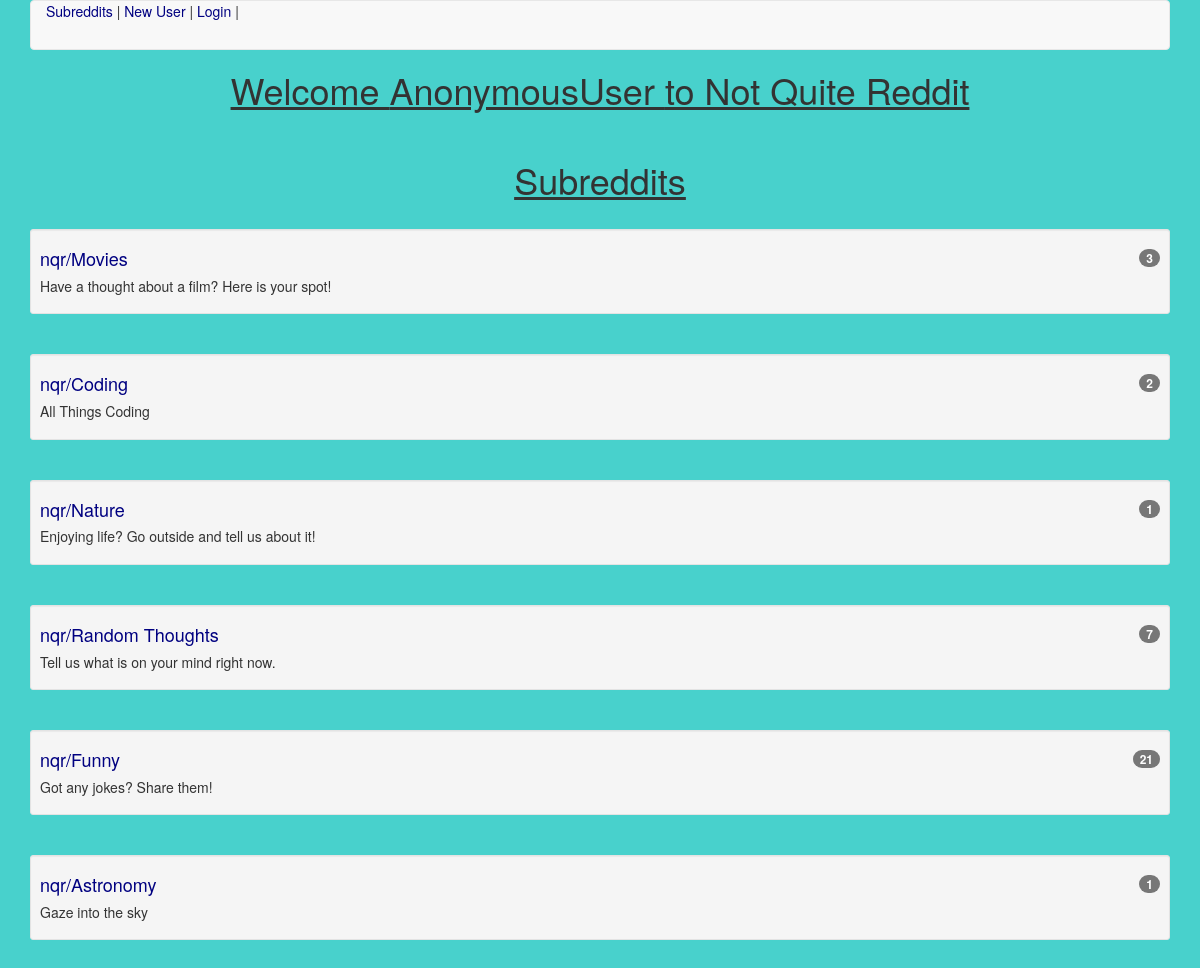
Screenshot of /subreddit with the database file from the repository.
### app/models.py (models this page shows, shortened)
class Subreddit(models.Model):
    name = models.CharField(max_length=100)
    description = models.CharField(max_length=255)
    creation = models.DateTimeField(auto_now_add=True)
    def __str__(self):
        return self.name
    def current_count(self):
        return Post.objects.filter(subreddit=self).count()

### app/views.py (the view)
# urls.py: url(r'^subreddit$', SubredditView.as_view(), name="subreddit_view"),
class SubredditView(ListView):
    model = Subreddit

### templates/app/subreddit_list.html (shortened to what this page needs)
{% extends 'base.html' %}
{% block content %}
<h1 class="new_title">Welcome {{request.user }} to Not Quite Reddit</h1>
<br>
<h1 id="subreddits">Subreddits</h1> <br>
{% for sub in object_list %}
  <div class="well well-sm">
    <h4><a href="{% url 'subreddit_detail_view' sub.id %}">nqr/{{ sub }} <span class="badge">{{ sub.current_count }}</span></a></h4>
    <h5>{{ sub.description }}</h5>
  </div>
<br>
{% endfor %}
{% endblock %}

### templates/base.html (style rules this page uses)
body { background-color: #48D1CC; }
h1 { position: relative; text-decoration: underline; }
a { color: navy; }
.badge { float: right; }
#subreddits { text-align: center; }
.new_title { text-align: center; }

### rows the page displays
Subreddit: name "Movies", current_count "3", description "Have a thought about a film? Here is your spot!"
Subreddit: name "Coding", current_count "2", description "All Things Coding"
Subreddit: name "Nature", current_count "1", description "Enjoying life? Go outside and tell us about it!"
Subreddit: name "Random Thoughts", current_count "7", description "Tell us what is on your mind right now."
Subreddit: name "Funny", current_count "21", description "Got any jokes? Share them!"
Subreddit: name "Astronomy", current_count "1", description "Gaze into the sky"

### other values shown
{{ request.user }} "AnonymousUser"
